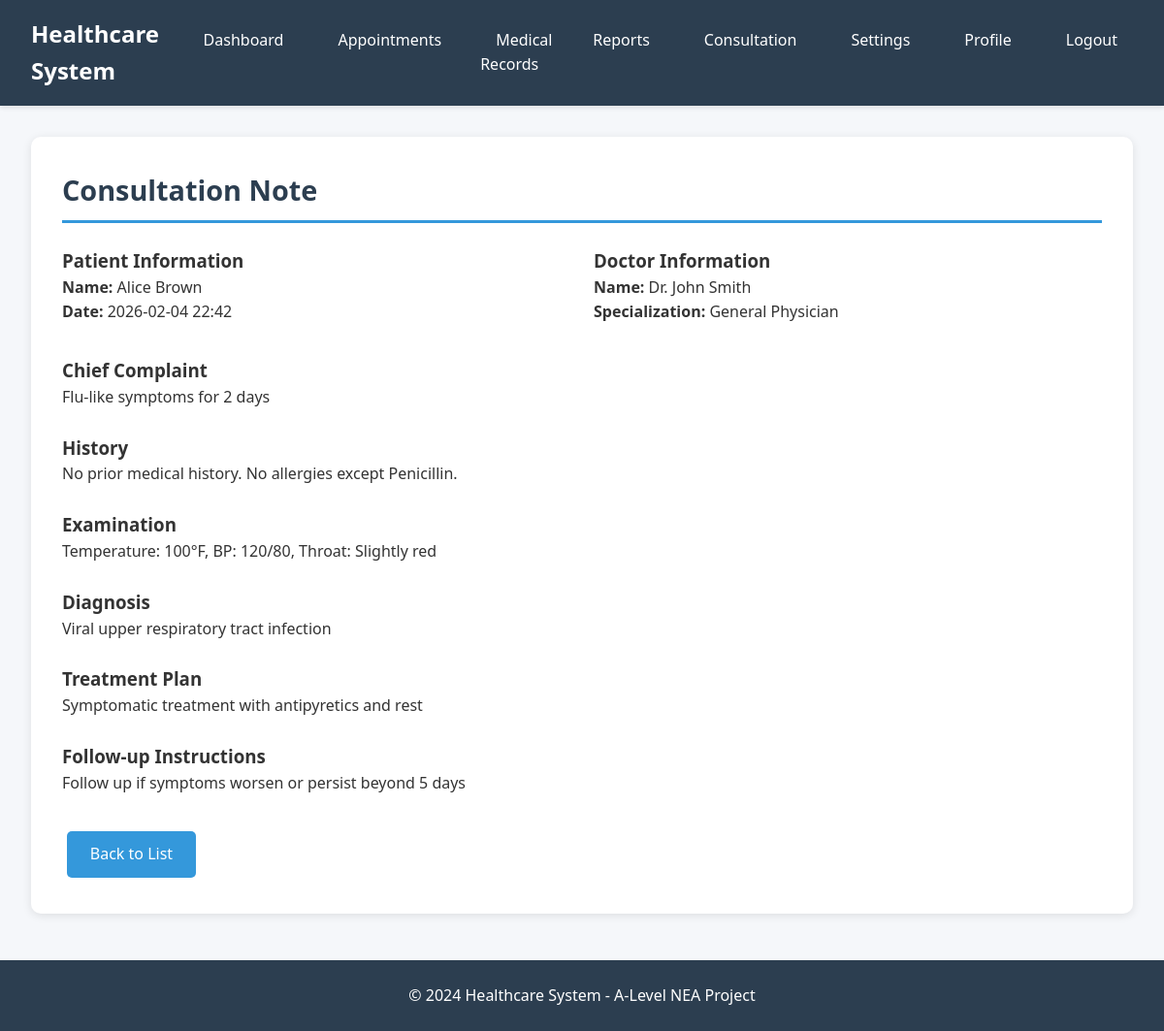
The page /consultation/notes/1/ (signed in) on the database its author committed.
### consultation/models.py (models this page shows, shortened)
class ConsultationNote(models.Model):
    appointment = models.ForeignKey(Appointment, on_delete=models.CASCADE, related_name='consultation_notes')
    doctor = models.ForeignKey(DoctorProfile, on_delete=models.CASCADE, related_name='consultation_notes')
    patient = models.ForeignKey(PatientProfile, on_delete=models.CASCADE, related_name='consultation_notes')
    chief_complaint = models.TextField()
    history = models.TextField(blank=True)
    examination = models.TextField(blank=True)
    diagnosis = models.TextField()
    treatment_plan = models.TextField()
    follow_up = models.TextField(blank=True)
    created_at = models.DateTimeField(auto_now_add=True)
    updated_at = models.DateTimeField(auto_now=True)

### accounts/models.py (models this page shows, shortened)
class PatientProfile(models.Model):
    user_profile = models.OneToOneField(UserProfile, on_delete=models.CASCADE, related_name='patient_info')
    blood_group = models.CharField(max_length=5, blank=True)
    emergency_contact = models.CharField(max_length=15, blank=True)
    emergency_contact_name = models.CharField(max_length=100, blank=True)
    allergies = models.TextField(blank=True)
    chronic_conditions = models.TextField(blank=True)

class UserProfile(models.Model):
    USER_TYPE_CHOICES = [
        ('doctor', 'Doctor'),
        ('patient', 'Patient'),
    ]
    user = models.OneToOneField(User, on_delete=models.CASCADE, related_name='profile')
    user_type = models.CharField(max_length=10, choices=USER_TYPE_CHOICES)
    phone_number = models.CharField(max_length=15, blank=True)
    date_of_birth = models.DateField(null=True, blank=True)
    address = models.TextField(blank=True)
    profile_picture = models.ImageField(upload_to='profile_pics/', blank=True, null=True)
    created_at = models.DateTimeField(auto_now_add=True)
    updated_at = models.DateTimeField(auto_now=True)
    email_notifications = models.BooleanField(default=True)
    sms_notifications = models.BooleanField(default=False)

class DoctorProfile(models.Model):
    user_profile = models.OneToOneField(UserProfile, on_delete=models.CASCADE, related_name='doctor_info')
    specialization = models.CharField(max_length=100)
    qualification = models.CharField(max_length=200)
    experience_years = models.IntegerField(default=0)
    license_number = models.CharField(max_length=50, unique=True)
    consultation_fee = models.DecimalField(max_digits=10, decimal_places=2, default=0.00)
    available = models.BooleanField(default=True)
    bio = models.TextField(blank=True)

### consultation/views.py (the view)
# urls.py: path('notes/<int:pk>/', views.consultation_note_detail, name='note_detail'),
@login_required
def consultation_note_detail(request, pk):
    note = get_object_or_404(ConsultationNote, pk=pk)
    user_profile = UserProfile.objects.get(user=request.user)
    if user_profile.user_type == 'patient':
        patient_profile = PatientProfile.objects.get(user_profile=user_profile)
        if note.patient != patient_profile:
            messages.error(request, 'You do not have permission to view this note.')
            return redirect('dashboard:home')
    context = {
        'note': note,
        'user_profile': user_profile,
    }
    return render(request, 'consultation/note_detail.html', context)

### templates/consultation/note_detail.html (shortened to what this page needs)
{% extends 'base.html' %}
{% block content %}
<div class="card">
    <h2 class="card-header">Consultation Note</h2>
    <div class="grid">
        <div>
            <h3>Patient Information</h3>
            <p><strong>Name:</strong> {{ note.patient.user_profile.user.get_full_name }}</p>
            <p><strong>Date:</strong> {{ note.created_at|date:"Y-m-d H:i" }}</p>
        </div>
        <div>
            <h3>Doctor Information</h3>
            <p><strong>Name:</strong> Dr. {{ note.doctor.user_profile.user.get_full_name }}</p>
            <p><strong>Specialization:</strong> {{ note.doctor.specialization }}</p>
        </div>
    </div>
    <div style="margin-top: 2rem;">
        <div style="margin-bottom: 1.5rem;">
            <h3>Chief Complaint</h3>
            <p>{{ note.chief_complaint }}</p>
        </div>
        {% if note.history %}
        <div style="margin-bottom: 1.5rem;">
            <h3>History</h3>
            <p>{{ note.history }}</p>
        </div>
        {% endif %}
        {% if note.examination %}
        <div style="margin-bottom: 1.5rem;">
            <h3>Examination</h3>
            <p>{{ note.examination }}</p>
        </div>
        {% endif %}
        <div style="margin-bottom: 1.5rem;">
            <h3>Diagnosis</h3>
            <p>{{ note.diagnosis }}</p>
        </div>
        <div style="margin-bottom: 1.5rem;">
            <h3>Treatment Plan</h3>
            <p>{{ note.treatment_plan }}</p>
        </div>
        {% if note.follow_up %}
        <div style="margin-bottom: 1.5rem;">
            <h3>Follow-up Instructions</h3>
            <p>{{ note.follow_up }}</p>
        </div>
        {% endif %}
    </div>
    <div style="margin-top: 2rem;">
        <a href="{% url 'consultation:notes_list' %}" class="btn">Back to List</a>
    </div>
</div>
{% endblock %}

### templates/base.html (style rules this page uses)
* { margin: 0; padding: 0; box-sizing: border-box; }
body { font-family: 'Segoe UI', Tahoma, Geneva, Verdana, sans-serif; background-color: #f5f7fa; color: #333; line-height: 1.6; }
.card { background: white; border-radius: 10px; padding: 2rem; margin-bottom: 2rem; box-shadow: 0 2px 10px rgba(0,0,0,0.1); }
.card-header { font-size: 1.8rem; margin-bottom: 1.5rem; color: #2c3e50; border-bottom: 3px solid #3498db; padding-bottom: 0.5rem; }
.btn { display: inline-block; padding: 0.7rem 1.5rem; background-color: #3498db; color: white; text-decoration: none; border-radius: 5px; border: none; cursor: pointer; font-size: 1rem; transition: background-color 0.3s; margin: 0.3rem; }
.grid { display: grid; grid-template-columns: repeat(auto-fit, minmax(300px, 1fr)); gap: 1.5rem; margin-top: 1rem; }

### rows shown on the page
ConsultationNote: patient.user_profile.user.get_full_name "Alice Brown", created_at "2026-02-04 22:42", doctor.user_profile.user.get_full_name "John Smith", doctor.specialization "General Physician", chief_complaint "Flu-like symptoms for 2 days", history "No prior medical history. No allergies except Penicillin.", examination "Temperature: 100°F, BP: 120/80, Throat: Slightly red", diagnosis "Viral upper respiratory tract infection", treatment_plan "Symptomatic treatment with antipyretics and rest", follow_up "Follow up if symptoms worsen or persist beyond 5 days"
